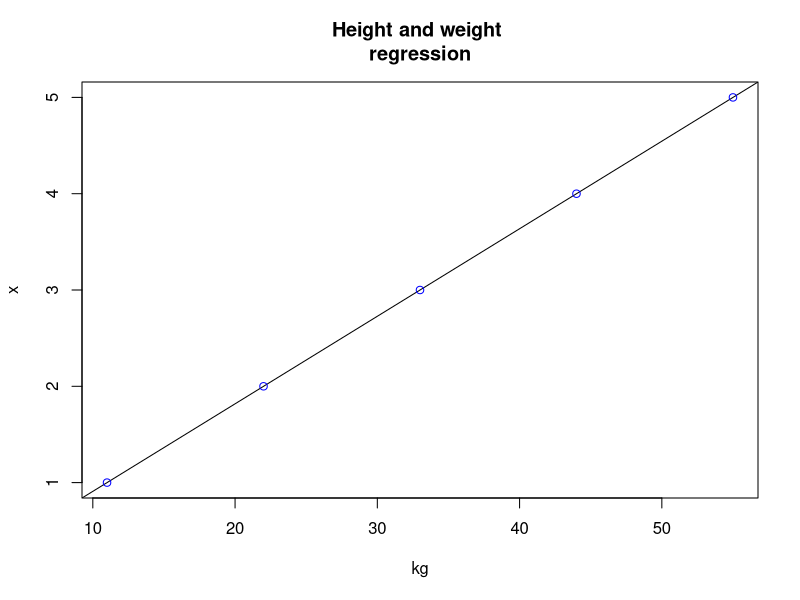

The R script that drew this image:
#LINEAR REGRESSION

x=c(1,2,3,4,5)
y=c(11,22,33,44,55)
print(summary(lm(y~x)))
plot(
  y,x,col="blue",main="Height and weight 
regression",abline(lm(x~y)),xlab="kg",ylabs="cm"
)
